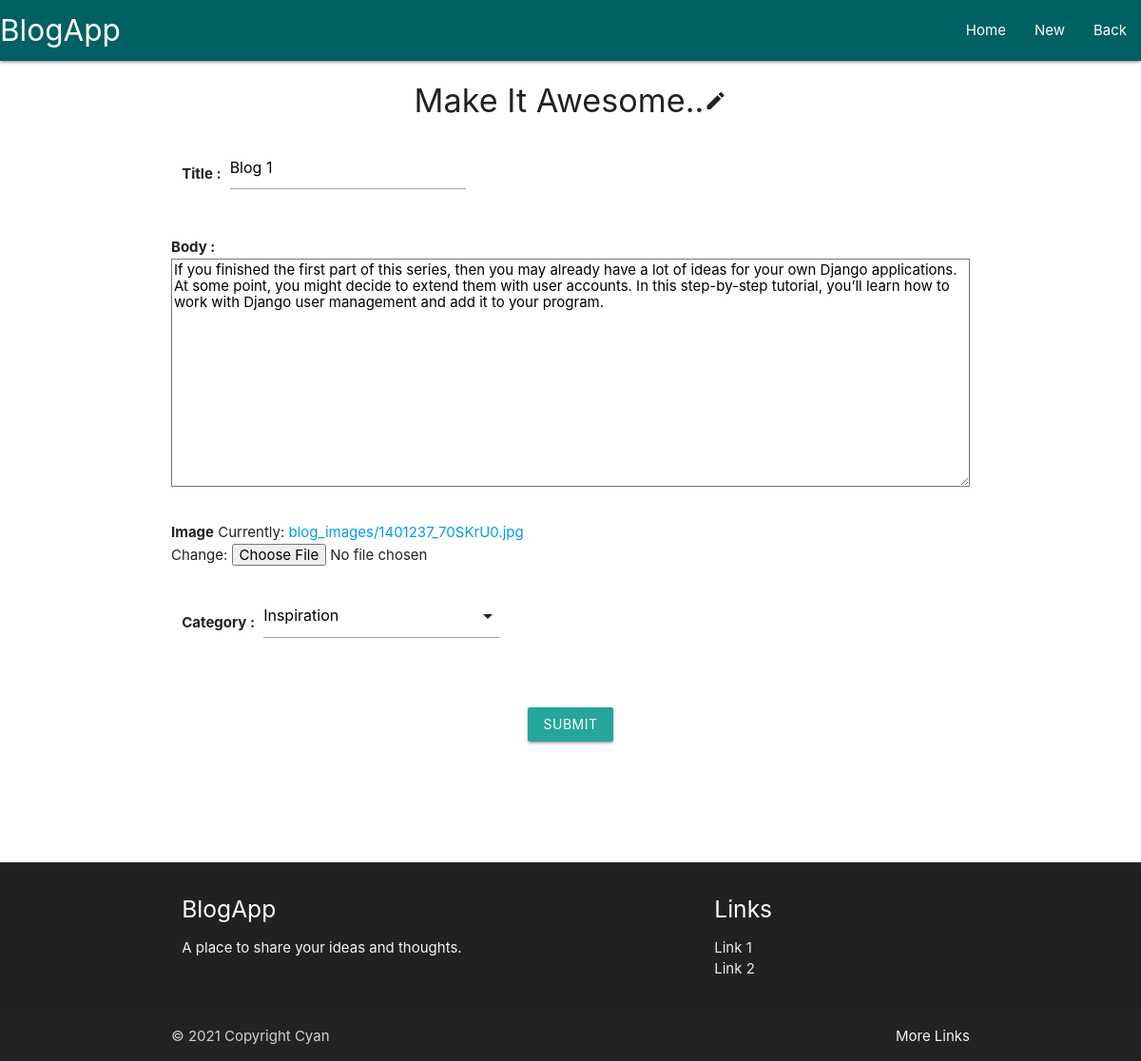
Page /blog/3/ on the committed database.
### app/models.py (models this page shows, shortened)
class Posts(models.Model):
    title = models.CharField(max_length=50)
    body = models.TextField()
    image = models.ImageField(upload_to="blog_images")
    post_on = models.DateTimeField(auto_now_add=True)
    last_modify = models.DateTimeField(auto_now_add=True)
    categories = models.ForeignKey('Category', on_delete=models.CASCADE)

### app/views.py (the view, shortened to what this page needs)
# urls.py: path("blog/<int:pk>/",edit_blog,name="edit_blog"),
def edit_blog(request,pk):
    context={}
    post=Posts.objects.get(pk=pk)
    if request.method=="GET":
        form=PostForm(instance=post)
        return render(request,"app/edit_blog.html",{"form":form,"post":post})

### app/forms.py
class PostForm(forms.ModelForm):
    class Meta:
        model = Posts
        fields = ('title', 'body', 'image','categories')
        widgets={
            'body':forms.Textarea(attrs={'style':'height:30vh'}),
        }

### app/models.py (called while the page is built)
    def __str__(self):
        return self.name

### app/templates/app/edit_blog.html (shortened to what this page needs)
{% extends "app/base.html" %} {% block custom-nav %}
<li><a href="{% url 'blog_detail' post.pk %}">Back</a></li>
{% endblock %} {% block content %}
<div class="container">
  <div class="center-align">
    <h4>Make It Awesome..<i class="material-icons prefix">edit</i></h4>
  </div>
  <form method="post" enctype="multipart/form-data">
    <div class="row">
      <div class="col s12">
        <b>Title :</b>
        <div class="input-field inline">{{form.title}}</div>
      </div>
    </div>
    <span> <b>Body :</b></span>
    {{form.body}}
    <br /><br />
    <div class="input-field">
      <span><b>Image</b></span>
      {{form.image}}
    </div>
    <div class="row">
      <div class="col s12">
        <b>Category :</b>
        <div class="input-field inline">{{form.categories}}</div>
      </div>
    </div>
    <br />
    <div class="center-align">
      <button type="submit" class="btn btn-primary">Submit</button>
    </div>
  </form>
</div>
{% endblock %}

### rows in the picture
Posts: title "Blog 1", body "If you finished the first part of this series, then you may already have a lot of ideas for your own Django applications. At some point, you might decide to extend them with user accounts. In this step-by-step tutorial, you’ll learn how to work with Django user management and add it to your program."
